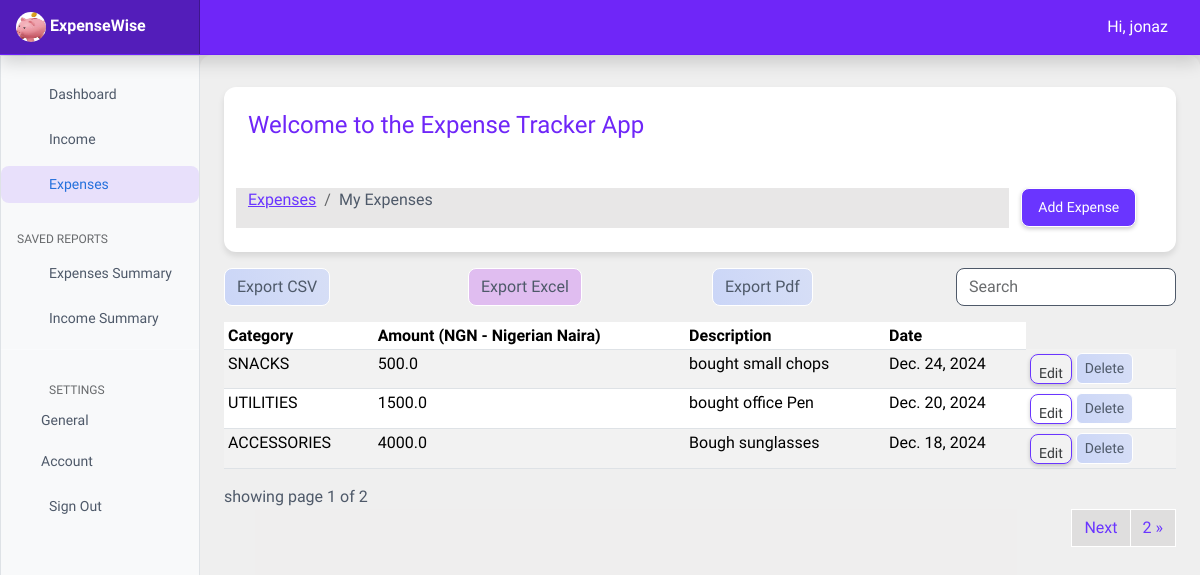
The app's page / (signed in), older data.
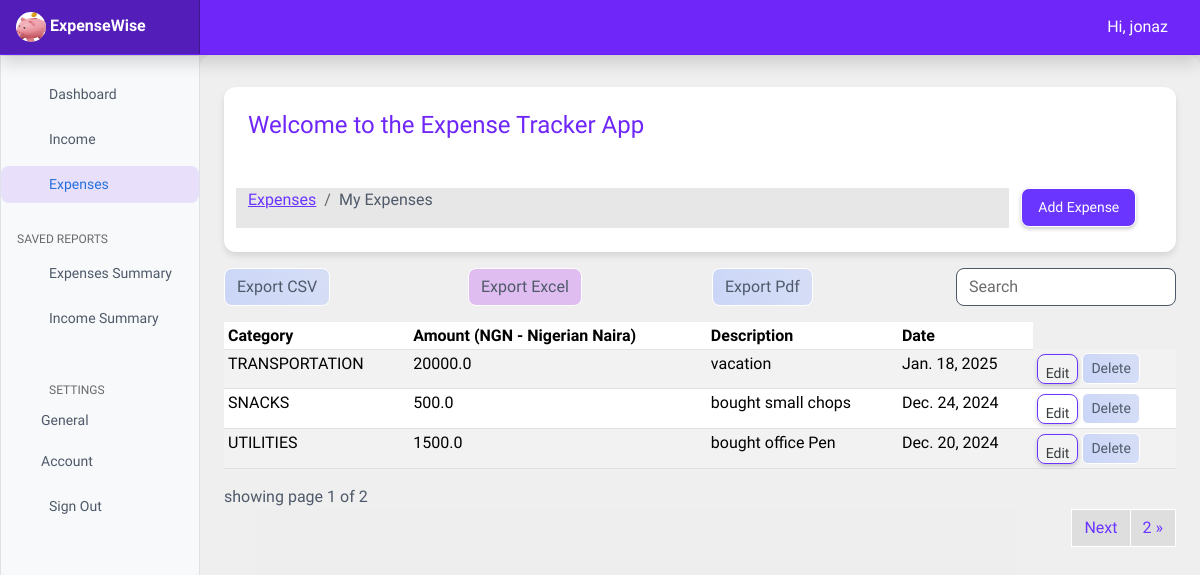
The same page, newer data.
### expenses/models.py (models this page shows, shortened)
class Expense(models.Model):
    amount = models.FloatField()
    date = models.DateField(default=now)
    description = models.TextField()
    owner = models.ForeignKey(to=User, on_delete=models.CASCADE)
    category = models.CharField(max_length=200)
    class Meta:
        ordering = ['-date']

### expenses/views.py (the view)
# urls.py: path('', views.index, name='expenses'),
@login_required(login_url='authentication/login')
def index(request):
    categories = Category.objects.all()
    expenses = Expense.objects.filter(owner=request.user)
    paginator = Paginator(expenses, 3)
    page_number = request.GET.get('page')
    page_obj = Paginator.get_page(paginator, page_number)
    currency = currency = UserPreference.objects.get_or_create(user=request.user)[0].currency
    context = {
        'categories': categories,
        'expenses': expenses,
        'page_obj': page_obj,
        'currency': currency,
    }
    return render(request, 'expenses/index.html', context)

### templates/expenses/index.html (shortened to what this page needs)
{% extends 'base.html' %}
{% load static %}
{% block content %}
<div class="container mt-2">
  <div>
      {% if user.is_authenticated %}
    <h4 class="welcome-text">Welcome to the Expense Tracker App</h4>
    {% else %}
    <h4>Welcome to the Expense Tracker</h4>
    {% endif %}
  </div>
  <div class="row mt-5">
      <div class="col-md-10 bread-crumb">
        <nav aria-label="breadcrumb">
          <ol class="breadcrumb">
            <li class="breadcrumb-item"><a href="#">Expenses</a></li>
            <li class="breadcrumb-item active" aria-current="page">My Expenses</li>
          </ol>
        </nav>
      </div>
      <div class="col-md-2">
          <a href="{% url 'add-expense' %}" class="btn btn-primary btn-sm add-btn">Add Expense</a>
      </div>
  </div>
</div>
<div class="row mt-3 ">
  <div class="col-md-3">
    <a href="{% url 'export-csv' %}" class="btn csv-btn">Export CSV</a>
  </div>
  <div class="col-md-3">
    <a href="{% url 'export-excel' %}" class="btn excel-btn">Export Excel</a>
  </div>
  <div class="col-md-3">
    <a href="{% url 'export-pdf' %}" class="btn  pdf-btn">Export Pdf</a>
  </div>
  <div class="col-md-3">
    <div class="form-group">
        <input type="text" class="form-control search-wrapper" placeholder="Search" id="searchField">
    </div>
  </div>
</div>
{% if expenses.count %}
<div class="app-table mt-3">
  <table class="table table-striped table-sm table-hover">
    <thead>
      <tr>
        <th>Category</th>
        <th>Amount ({{ currency }})</th>
        <th>Description</th>
        <th>Date</th>
      </tr>
    </thead>
    <tbody>
      {% for expense in page_obj %}
      <tr>
        <td>{{ expense.category }}</td>
        <td>{{ expense.amount}}</td>
        <td>{{ expense.description }}</td>
        <td>{{ expense.date}}</td>
        <td>
          <a href="{% url 'expense-edit' expense.id %}"
          class="btn btn-sm edit-btn">
            <span class="button-text">Edit</span>
          </a>
          <form id="deleteForm" method="POST" style="display: inline;">
            <button type="button" class="btn btn-sm delete-btn" data-bs-toggle="modal" data-bs-target="#deleteModal" data-expense-id="{{ expense.id }}">
              <span class="button-text">Delete</span>
            </button>
        </td>
      </tr>
      {% endfor %}
      </tbody>
  </table>
</div>
<div class="pagination-container">
  <div class="page-num">
    showing page {{ page_obj.number}} of {{ page_obj.paginator.num_pages }}
  </div>
  <ul class="pagination justify-content-end ">
    {% if page_obj.has_next %}
    <li class="page-item"><a class="page-link" href="?page={{ page_obj.next_page_number }}">Next</a></li>
    <li class="page-item"><a class="page-link" href="?page={{ page_obj.paginator.num_pages }}">{{ page_obj.paginator.num_pages}} &raquo;</a></li>
    {% endif %}
  </ul>
</div>
{% endif %}
{% endblock %}

Row changes from the older to the newer data that the page shows:
no longer on this page (row unchanged): Expense: category "ACCESSORIES", amount "4000.0", description "Bough sunglasses", date "Dec. 18, 2024"
added Expense: category "TRANSPORTATION", amount "20000.0", description "vacation", date "Jan. 18, 2025"
